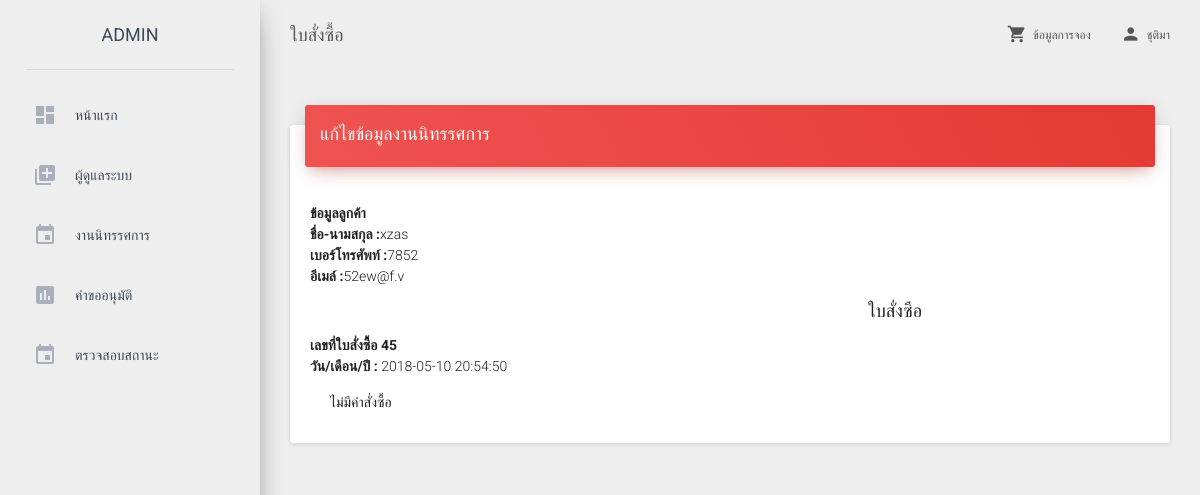
The app's page /view_order.php?booking_id=45 (signed in) with its own data.
### tables this page shows
CREATE TABLE `bookings` (
  `booking_id` int(11) NOT NULL,
  `booking_date` datetime NOT NULL,
  `user_id` int(10) DEFAULT NULL,
  `role` varchar(50) DEFAULT NULL,
  `name` varchar(50) DEFAULT NULL,
  `lname` varchar(50) NOT NULL,
  `tel` varchar(10) NOT NULL,
  `email` varchar(50) NOT NULL,
  `company` varchar(100) DEFAULT NULL,
  `address` varchar(100) DEFAULT NULL,
  `type` varchar(50) NOT NULL,
  `brandname` varchar(50) NOT NULL,
  `banner` varchar(25) NOT NULL
);

### view_order.php (the view, shortened to what this page needs)
<?php
include_once 'connect.php';
  ?>
  <!doctype html>
  <html lang="en">
  <head>
  	<link href="css/m/bootstrap.min.css" rel="stylesheet" />
  	<link href="css/m/material-dashboard.css?v=1.2.0" rel="stylesheet" />
  	<link href="css/m/demo.css" rel="stylesheet" />
  	<link href="http://maxcdn.bootstrapcdn.com/font-awesome/latest/css/font-awesome.min.css" rel="stylesheet">
  </head>
  <body>
  	<div class="wrapper">
  		<div class="sidebar" data-color="red">
    <div class="logo">
    	<a href="admin_home.php" class="simple-text">
    		ADMIN
    	</a>
    </div>
    <div class="sidebar-wrapper">
    	<ul class="nav">
    		<li>
    			<a href="admin_home.php">
    				<i class="material-icons">dashboard</i>
    				<p>หน้าแรก</p>
    			</a>
    		</li>
    		<li class="dropdown">
    			<a href="admin_add_user.php">
    				<i class="material-icons">library_add</i>
    				<p>ผู้ดูแลระบบ</p>
    			</a>
    		</li>
    		<li class="dropdown">
    			<a href="#" class="dropdown-toggle" data-toggle="dropdown">
    				<i class="material-icons">event</i>
    				<p>งานนิทรรศการ</p>
    			</a>
    		</li>
    		<li class="dropdown">
    			<a href="#" class="dropdown-toggle" data-toggle="dropdown">
    				<i class="material-icons">assessment</i>
    				<p>คำขออนุมัติ</p>
    			</a>
    		</li>
    		<li class="dropdown">
    			<a href="#" class="dropdown-toggle" data-toggle="dropdown">
    				<i class="material-icons">event</i>
    				<p>ตรวจสอบสถานะ</p>
    			</a>
    		</li>
    	</div>
    </div>
    <div class="main-panel">
    	<nav class="navbar navbar-transparent navbar-absolute">
    		<div class="container-fluid">
    			<div class="navbar-header">
    				<a class="navbar-brand" href="view_order.php">ใบสั่งซื้อ</a>
    			</div>
    			<div class="collapse navbar-collapse">
    				<ul class="nav navbar-nav navbar-right">
    					<li >
    						<a href="show.php">
    							<i class="material-icons">shopping_cart</i>
    							ข้อมูลการจอง
    						</a>
    					</li>
    					<li class="dropdown">
    						<a href="#" class="dropdown-toggle" data-toggle="dropdown">
    							<i class="material-icons">person</i>
    							<?php echo $_SESSION['Name']; ?>
    						</a>
    					</li>
    				</ul>
    			</div>
    		</div>
    	</nav>
    	<div class="content">
    		<div class="container-fluid">
    			<div class="row">
    				<div class="col-md-12">
    					<div class="card">
    						<div class="card-header" data-background-color="red">
    							<h4 class="title">แก้ไขข้อมูลงานนิทรรศการ</h4>
    						</div>
    						<div class="card-content table-responsive">
    							<?php
    							$sql = "SELECT * FROM bookings WHERE booking_id = '".$_GET["booking_id"]."'";
    							$query = mysqli_query($con,$sql);
    							$result = mysqli_fetch_array($query,MYSQLI_ASSOC);
                                ?>
                                <div class="container">
                                    <div class="row">
                                       <div class="column">
                                          <br><b> ข้อมูลลูกค้า</b>
                                          <br> <b>ชื่อ-นามสกุล :</b><?php echo $result["name"],$result["lname"]?>
                                          <br> <b>เบอร์โทรศัพท์ :</b><?php echo $result["tel"]?>
                                          <br> <b>อีเมล์ :</b><?php echo $result["email"]?>
                                      </div>
                                      <div class="column">
                                          <center>
                                             <h4>ใบสั่งซือ</h4>
                                         </center>
                                     </div>
                                     <div class="column" >
                                      <b>เลขที่ใบสั่งซื้อ <?php echo $result["booking_id"]?></b><br>
                                      <b>วัน/เดือน/ปี :</b> <?php echo $result["booking_date"]?>
                                  </div>
                              </div>
                          </div>
                      </head>
                      <body>
                         <div class="card-content">
                               <?php
                               if(!isset($_SESSION["intLine"]))
                               {
                                  exit();
                              }
                              ?>

### records on screen
bookings: name "xz", lname "as", tel "7852", email "52ew@f.v", booking_id "45", booking_date "2018-05-10 20:54:50"

### other values on screen
$_SESSION['Name'] "ชุติมา"
